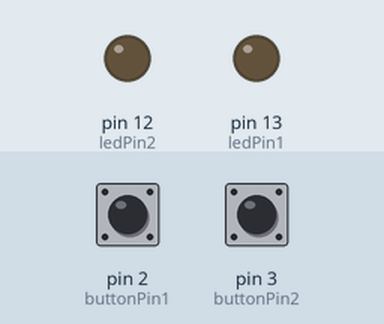
Simulated run of this sketch. Board: Arduino Uno, built with avr-gcc and run on an emulated ATmega328P. Parts: output pins drawn as LEDs (lit = HIGH). Inputs (shaded band) come from the test bench; at power-on: pin 2 (buttonPin1) HIGH, pin 3 (buttonPin2) LOW.

Above: at 1.2 s.
1.3 s: pin 2 (buttonPin1) pulled LOW for 0.15 s
At 1.6 s:
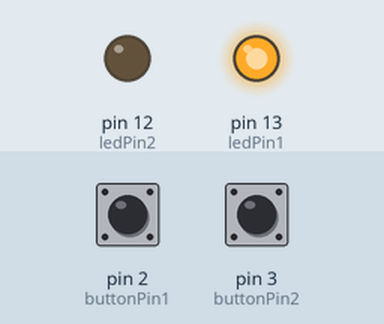
2.9 s: pin 3 (buttonPin2) pulled HIGH for 0.15 s
At 4.1 s:
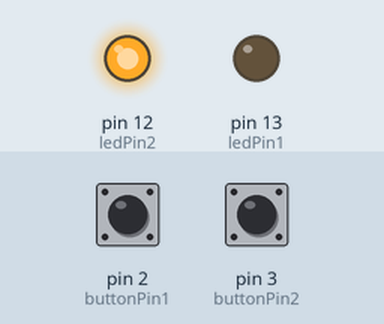
4.5 s: pin 2 (buttonPin1) pulled LOW for 1 s
At 5.3 s:
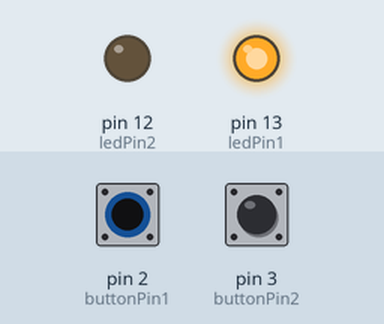
7.0 s: pin 3 (buttonPin2) pulled HIGH for 1 s
At 8.4 s:
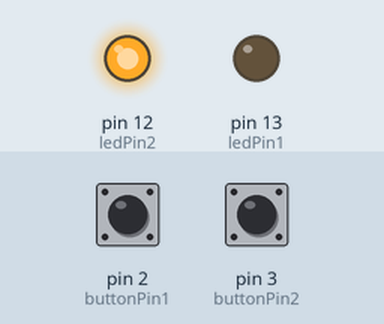
9.5 s: pin 2 (buttonPin1) driven LOW and pin 3 (buttonPin2) driven HIGH
At 10.1 s:
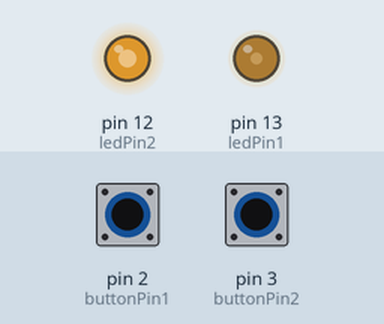
11.0 s: pin 2 (buttonPin1) driven HIGH
At 12.4 s:
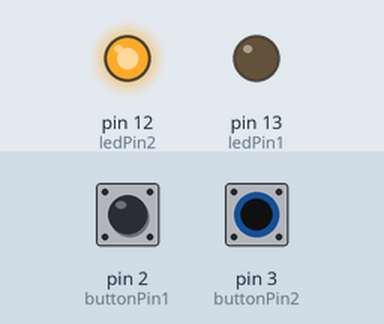
Timing chart, 0 to 13.5 s (numbered marks = the images above; inputs shaded):
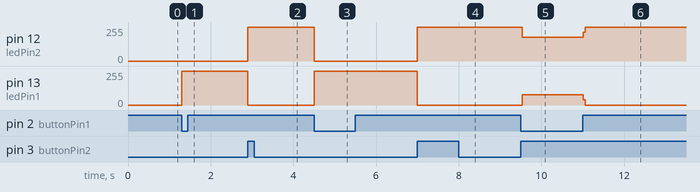

Measured:
- after the input at 1.3 s, pin 13 (ledPin1): 0/255 → 255/255 at once
- after the input at 2.9 s, pin 12 (ledPin2): 0/255 → 255/255 at once; pin 13 (ledPin1): 255/255 → 0/255 at once
- after the input at 4.5 s, pin 12 (ledPin2): 255/255 → 0/255 at once; pin 13 (ledPin1): 0/255 → 255/255 at once
- after the input at 7.0 s, pin 12 (ledPin2): 0/255 → 255/255 at once; pin 13 (ledPin1): 255/255 → 0/255 at once
- after the input at 9.5 s, pin 12 (ledPin2): 255/255 → 179/255 at once; pin 13 (ledPin1): 0/255 → 76/255 at once
- after the input at 11.0 s, pin 12 (ledPin2): 179/255 → 255/255 at once; pin 13 (ledPin1): 76/255 → 0/255 at once

The sketch:

CS207Lab3_0.ino
```cpp
// constants won't change. They're used here to set pin numbers:
const int buttonPin1 = 2;     // the number of the pushbutton pin
const int buttonPin2 = 3;     // the number of the pushbutton pin
const int ledPin1 =  13;      // the number of the LED pin
const int ledPin2 =  12;      // the number of the LED pin

// variables will change:
int buttonState1 = 0;         // variable for reading the pushbutton status
int buttonState2 = 1;         // variable for reading the pushbutton status

void setup() {
  // initialize the LED pin as an output:
  pinMode(ledPin1, OUTPUT);
  // initialize the pushbutton pin as an input:
  pinMode(buttonPin1, INPUT);
  // initialize the LED pin as an output:
  pinMode(ledPin2, OUTPUT);
  // initialize the pushbutton pin as an input:
  pinMode(buttonPin2, INPUT);
}

void loop() {
  // read the state of the pushbutton value:
  buttonState1 = digitalRead(buttonPin1);
  buttonState2 = digitalRead(buttonPin2);
  if (buttonState1 == LOW) {
    // turn LED on:
    digitalWrite(ledPin1, HIGH);
    digitalWrite(ledPin2, LOW);
  }
  if (buttonState2 == HIGH) {
    // turn LED off:
    digitalWrite(ledPin1, LOW);
    digitalWrite(ledPin2, HIGH);
  }

}
```
